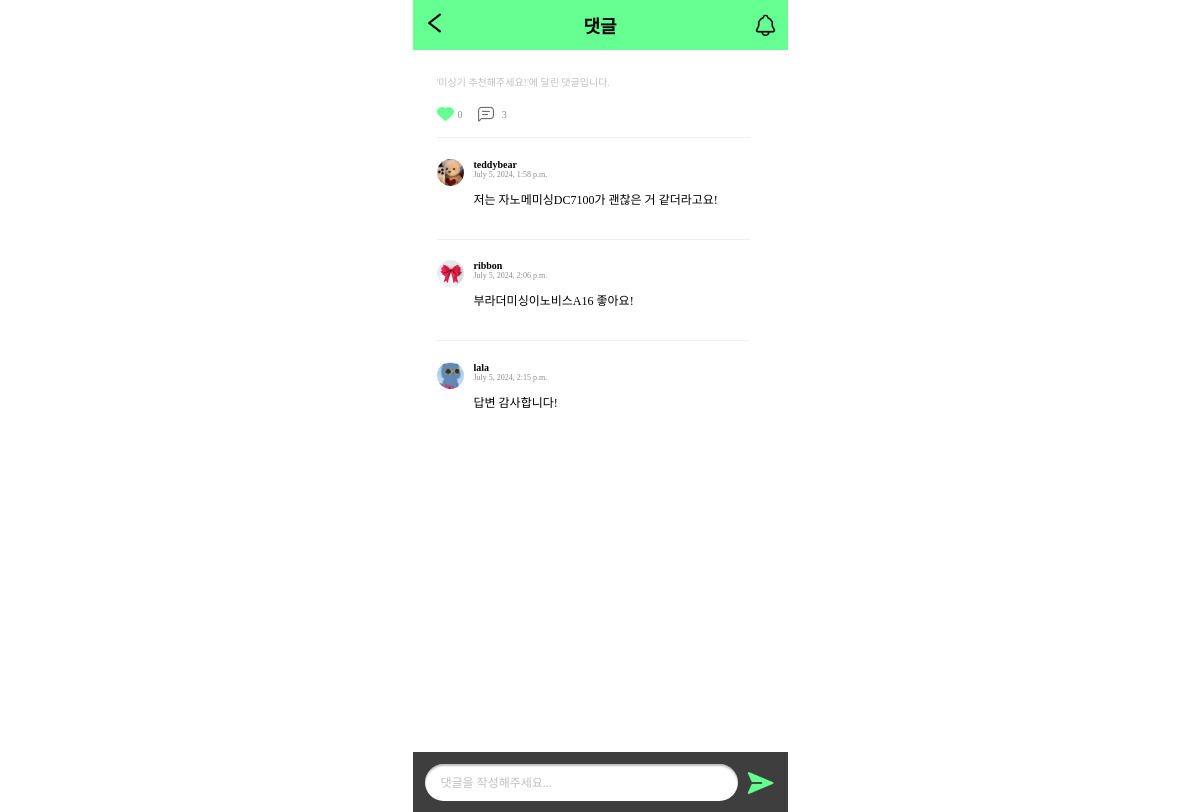
The app's page /detail/2/comments/ with its own data.
### mainApp/models.py (models this page shows, shortened)
class Post(models.Model):
    title = models.CharField(max_length=50) # 글의 제목, 최대 길이는 50
    content = models.TextField() # 글의 본문
    created_at = models.DateTimeField(auto_now_add=True) # 생성일자
    author = models.ForeignKey(to = User, on_delete = models.CASCADE, related_name = "posts")
    category = models.ManyToManyField(to = Category, through = "PostCategory", related_name = "posts")
    like = models.ManyToManyField(to = User, through = "Like", related_name="liked_posts")
    image = models.ImageField(upload_to = upload_filepath, blank = True) # 이미지 업로드
    file = models.FileField(upload_to = upload_filepath, blank = True ) # 파일 업로드

class Comment(models.Model):
    post = models.ForeignKey(to = Post, on_delete = models.CASCADE, related_name = "comments")
    content = models.TextField()
    created_at = models.DateTimeField(auto_now_add = True)
    author = models.ForeignKey(to = User, on_delete = models.CASCADE, related_name = "comments")

### accountApp/models.py (models this page shows, shortened)
class User(AbstractBaseUser):
    email = models.EmailField(
        verbose_name='email',
        max_length=255,
        unique=True,
    )
    nickname = models.CharField(max_length=20)
    image = models.ImageField()
    is_active = models.BooleanField(default=True)
    is_admin = models.BooleanField(default=False)
    objects = UserManager()
    USERNAME_FIELD = 'email'
    REQUIRED_FIELDS = ['image', 'nickname']

### mainApp/views.py (the view, shortened to what this page needs)
# urls.py: path('detail/<int:post_id>/comments/', view_comment, name='view_comment'),
def view_comment(request, post_id):
    post = get_object_or_404(Post, id=post_id)
    return render(request, 'mainApp/comment.html', {'post': post})

### mainApp/templates/mainApp/comment.html (shortened to what this page needs)
<!DOCTYPE html>
{% load static %}
<html lang="en">
  <head>
    <link rel="stylesheet" href="{% static 'css/comment.css' %}" />
  </head>
  <body>
    <header>
      <a href="{% url 'mainApp:detail' post.id %}"
        >
      </a>
      <span class="community_header_title">댓글</span>
      <a href="{% url 'mainApp:notice' %}" class="notice">
        <img src="../../../media/noticeBell.png" alt="알림">
      </a>
    </header>
    <div class="bottom">
      <div class="commentTitle">'{{ post.title }}'에 달린 댓글입니다.</div>
      <div class="reaction">
        <img class="heart" src="{%static 'img\좋아요.png' %}" alt="좋아요" />
        <p>{{ post.like.count }}</p>
        <img class="comments" src="{%static 'img\댓글.png' %}" alt="댓글" />
        <p>{{ post.comments.count }}</p>
      </div>
      {% for comment in post.comments.all %}
      <div class="area">
        <div class="division">
          <div>
            <img
              class="profilePhoto"
              width="30"
              height="30"
              src="{{ comment.author.image.url }}"
              alt="프로필 사진"
            />
          </div>
          <div class="detailcomment">
            <div class="nickname">{{ comment.author.nickname }}</div>
            <div class="date">{{ comment.created_at }}</div>
            <div class="commentContent">{{ comment.content }}</div>
          </div>
        </div>
      </div>
      {% empty %}
      <div class="no-comments">댓글이 없습니다.</div>
      {% endfor %}
    </div>
    <div class="write">
      <form method="POST" action="{% url 'mainApp:create_comment' post.id %}">
        <div>
          <input
            class="commentInput"
            type="text"
            name="content"
            placeholder="댓글을 작성해주세요..."
          />
          <div>
            <input
              type="image"
              src="{% static 'img\댓글제출.png' %}"
              value="작성"
              class="submit"
            />
          </div>
        </div>
      </form>
    </div>
  </body>
</html>

### static/css/comment.css (style rules this page uses)
body { width: 375px; height: 812px; margin: 0 auto; background-color: white; }
header { position: fixed; display: flex; flex-direction: row; background-color: #66ff91; width: 355px; height: 50px; align-items: center; z-index: 1; padding: 0 10px; justify-content: space-between; }
.community_header_title { font-size: 18px; font-weight: bold; }
.bottom { padding-top: 50px; padding-left: 24px; display: flex; flex-direction: column; background-color: white; z-index: 0; height: 702px; }
.commentTitle { color: rgba(0, 0, 0, 0.25); font-family: "Noto Sans KR"; font-size: 10px; font-style: normal; font-weight: 400; line-height: normal; margin-top: 24px; }
.notice { display: flex; align-items: center; }
.notice img { width: 25px; height: 26px; }
.reaction { display: flex; flex-direction: row; align-items: center; margin-top: 13px; }
.heart { width: 17px; height: 14px; flex-shrink: 0; }
.comments { width: 24px; height: 24px; flex-shrink: 0; }
p { margin: 0px; color: rgba(0, 0, 0, 0.45); font-family: "Noto Sans KR"; font-size: 10px; font-style: normal; font-weight: 500; line-height: normal; letter-spacing: 0.15px; margin-left: 4px; margin-right: 11px; }
.area { padding: 0px; margin: 0px 0 20px 0; }
.division { display: flex; flex-direction: row; align-items: center; position: relative; }
.detailcomment { display: flex; flex-direction: column; margin-left: 10px; }
.profilePhoto { display: flex; width: 27px; height: 27px; flex-shrink: 0; border-radius: 27px; margin-top: -22px; background: url(<path-to-image>) lightgray 50% / cover no-repeat, #d9d9d9; }
.nickname { color: #000; font-family: "Noto Sans KR"; font-size: 10px; font-style: normal; font-weight: 700; line-height: normal; }
.date { color: rgba(0, 0, 0, 0.45); font-family: "Noto Sans KR"; font-size: 8px; font-style: normal; font-weight: 400; line-height: normal; margin-bottom: 11px; }
.commentContent { color: #000; font-family: "Noto Sans KR"; font-size: 12px; font-style: normal; font-weight: 400; line-height: normal; }
.write { width: 375px; height: 60px; flex-shrink: 0; background-color: var(--gray, rgba(29, 29, 29, 0.85)); display: flex; flex-direction: row; }
.write div { display: flex; flex-direction: row; }
::placeholder { color: rgba(0, 0, 0, 0.25); font-family: "Noto Sans KR"; font-size: 12px; font-style: normal; font-weight: 400; line-height: normal; padding-left: 14px; border: none; }
.commentInput { width: 309px; height: 35px; flex-shrink: 0; border: none; border-radius: 50px; background: var(--ff, #fff); box-shadow: 0px 2px 2px 0px rgba(0, 0, 0, 0.25) inset; margin-top: 12px; margin-left: 12px; border: none; }
.submit { width: 30px; height: 30px; flex-shrink: 0; margin-left: 7px; margin-top: 16px; }

### records on screen
Post: title "미싱기 추천해주세요!", like.count "0", comments.count "3"
Comment: author.image (picture), author.nickname "teddybear", created_at "July 5, 2024, 1:58 p.m.", content "저는 자노메미싱DC7100가 괜찮은 거 같더라고요!"
Comment: author.image (picture), author.nickname "ribbon", created_at "July 5, 2024, 2:06 p.m.", content "부라더미싱이노비스A16 좋아요!"
Comment: author.image (picture), author.nickname "lala", created_at "July 5, 2024, 2:15 p.m.", content "답변 감사합니다!"
